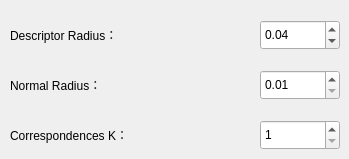
      <widget class="QWidget" name="_shotRGBTab">
       <attribute name="title">
        <string>SHOTRGB</string>
       </attribute>
       <widget class="QLabel" name="_shotdescriptorRadiusLabel">
        <property name="geometry">
         <rect>
          <x>10</x>
          <y>20</y>
          <width>220</width>
          <height>30</height>
         </rect>
        </property>
        <property name="text">
         <string>Descriptor Radius：</string>
        </property>
       </widget>
       <widget class="QSpinBox" name="_shotCorrespondencesKSpinBox">
        <property name="geometry">
         <rect>
          <x>260</x>
          <y>120</y>
          <width>80</width>
          <height>30</height>
         </rect>
        </property>
        <property name="minimum">
         <number>1</number>
        </property>
        <property name="maximum">
         <number>10</number>
        </property>
        <property name="value">
         <number>1</number>
        </property>
       </widget>
       <widget class="QLabel" name="_shotNormalRadiusLabel">
        <property name="geometry">
         <rect>
          <x>10</x>
          <y>70</y>
          <width>180</width>
          <height>30</height>
         </rect>
        </property>
        <property name="text">
         <string>Normal Radius：</string>
        </property>
       </widget>
       <widget class="QDoubleSpinBox" name="_shotNormalRadiusSpinBox">
        <property name="geometry">
         <rect>
          <x>260</x>
          <y>70</y>
          <width>80</width>
          <height>30</height>
         </rect>
        </property>
        <property name="minimum">
         <double>0.010000000000000</double>
        </property>
        <property name="maximum">
         <double>1.000000000000000</double>
        </property>
        <property name="singleStep">
         <double>0.010000000000000</double>
        </property>
        <property name="value">
         <double>0.010000000000000</double>
        </property>
       </widget>
       <widget class="QLabel" name="_shotCorrespondencesKLabel">
        <property name="geometry">
         <rect>
          <x>10</x>
          <y>120</y>
          <width>220</width>
          <height>30</height>
         </rect>
        </property>
        <property name="text">
         <string>Correspondences K：</string>
        </property>
       </widget>
       <widget class="QDoubleSpinBox" name="_shotDescriptorRadiusSpinBox">
        <property name="geometry">
         <rect>
          <x>260</x>
          <y>20</y>
          <width>80</width>
          <height>30</height>
         </rect>
        </property>
        <property name="minimum">
         <double>0.010000000000000</double>
        </property>
        <property name="maximum">
         <double>1.000000000000000</double>
        </property>
        <property name="singleStep">
         <double>0.010000000000000</double>
        </property>
        <property name="value">
         <double>0.040000000000000</double>
        </property>
       </widget>
      </widget>
